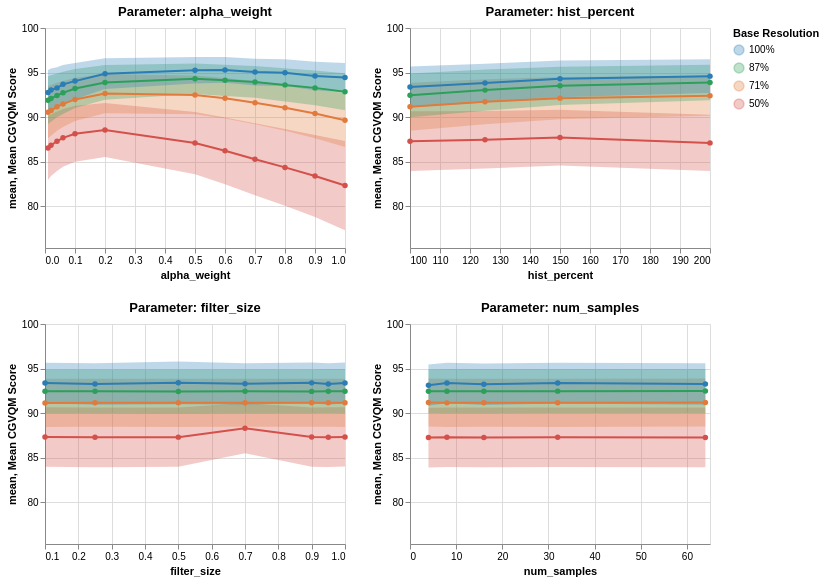

Notebook code for this chart:
### Code cell
agg = df.groupby(['parameter', 'resolution', 'value'])['score'].agg(['mean', 'std', 'count']).reset_index()
agg['ci95'] = 1.96 * (agg['std'] / np.sqrt(agg['count']))
agg['resolution'] = agg['resolution'].astype(str) + '%'

y_min = (agg['mean'] - agg['ci95']).min() - 2  # a little padding
y_max = 100
y_scale = alt.Scale(domain=[y_min, y_max])

cgvqm_labels = pd.DataFrame([
    {'score': 100, 'label': 'Imperceptible'},
    {'score': 75,  'label': 'Perceptible but not annoying'},
    {'score': 50,  'label': 'Slightly annoying'},
    {'score': 25,  'label': 'Annoying'},
    {'score': 0,   'label': 'Very annoying'},
])
cgvqm_labels = cgvqm_labels[cgvqm_labels['score'] >= y_min]

rule = alt.Chart(cgvqm_labels).mark_rule(strokeDash=[4, 4], opacity=0.4, color='gray').encode(
    y=alt.Y('score:Q', scale=y_scale)
)

label = alt.Chart(cgvqm_labels).mark_text(align='left', baseline='middle', dx=4, fontSize=9, color='gray').encode(
    y=alt.Y('score:Q', scale=y_scale),
    text='label:N'
)

charts = []
for param in PARAMS:
    sub = agg[agg['parameter'] == param]
    band = alt.Chart(sub).mark_errorband().encode(
        x='value:Q',
        y=alt.Y('mean:Q', scale=y_scale),
        yError='ci95:Q',
        color=alt.Color('resolution:N', title='Base Resolution', scale=color_scale, sort=res_order)    )
    line = alt.Chart(sub).mark_line(point=True).encode(
        x=alt.X('value:Q', title=param),
        y=alt.Y('mean:Q', title='Mean CGVQM Score', scale=y_scale),
        color=alt.Color('resolution:N', title='Base Resolution', scale=color_scale, sort=res_order),
        tooltip=['resolution', 'value', alt.Tooltip('mean:Q', format='.3f'), alt.Tooltip('ci95:Q', format='.3f')]
    )
    charts.append((band + line).properties(title=f'Parameter: {param}', width=300, height=220))

alt.vconcat(*[alt.hconcat(*charts[:2]), alt.hconcat(*charts[2:])]).resolve_scale(color='shared')

### Figure 1 — Vega-Lite specification as saved in the notebook (floating-point values rounded to 4 significant figures)
{"config": {"view": {"continuousWidth": 300, "continuousHeight": 300}}, "vconcat": [{"hconcat": [{"layer": [{"mark": {"type": "errorband"}, "encoding": {"color": {"field": "resolution", "scale": {"domain": ["100%", "87%", "71%", "50%"], "range": ["#2a7db5", "#2ca05a", "#e07b3d", "#d4504a"]}, "sort": ["100%", "87%", "71%", "50%"], "title": "Base Resolution", "type": "nominal"}, "x": {"field": "value", "type": "quantitative"}, "y": {"field": "mean", "scale": {"domain": [75.31, 100]}, "type": "quantitative"}, "yError": {"field": "ci95"}}}, {"mark": {"type": "line", "point": true}, "encoding": {"color": {"field": "resolution", "scale": {"domain": ["100%", "87%", "71%", "50%"], "range": ["#2a7db5", "#2ca05a", "#e07b3d", "#d4504a"]}, "sort": ["100%", "87%", "71%", "50%"], "title": "Base Resolution", "type": "nominal"}, "tooltip": [{"field": "resolution", "type": "nominal"}, {"field": "value", "type": "quantitative"}, {"field": "mean", "format": ".3f", "type": "quantitative"}, {"field": "ci95", "format": ".3f", "type": "quantitative"}], "x": {"field": "value", "title": "alpha_weight", "type": "quantitative"}, "y": {"field": "mean", "scale": {"domain": [75.31, 100]}, "title": "Mean CGVQM Score", "type": "quantitative"}}}], "data": {"name": "data-9e63e758a0d60ea74a9dec659bb7ec7d"}, "height": 220, "title": "Parameter: alpha_weight", "width": 300}, {"layer": [{"mark": {"type": "errorband"}, "encoding": {"color": {"field": "resolution", "scale": {"domain": ["100%", "87%", "71%", "50%"], "range": ["#2a7db5", "#2ca05a", "#e07b3d", "#d4504a"]}, "sort": ["100%", "87%", "71%", "50%"], "title": "Base Resolution", "type": "nominal"}, "x": {"field": "value", "type": "quantitative"}, "y": {"field": "mean", "scale": {"domain": [75.31, 100]}, "type": "quantitative"}, "yError": {"field": "ci95"}}}, {"mark": {"type": "line", "point": true}, "encoding": {"color": {"field": "resolution", "scale": {"domain": ["100%", "87%", "71%", "50%"], "range": ["#2a7db5", "#2ca05a", "#e07b3d", "#d4504a"]}, "sort": ["100%", "87%", "71%", "50%"], "title": "Base Resolution", "type": "nominal"}, "tooltip": [{"field": "resolution", "type": "nominal"}, {"field": "value", "type": "quantitative"}, {"field": "mean", "format": ".3f", "type": "quantitative"}, {"field": "ci95", "format": ".3f", "type": "quantitative"}], "x": {"field": "value", "title": "hist_percent", "type": "quantitative"}, "y": {"field": "mean", "scale": {"domain": [75.31, 100]}, "title": "Mean CGVQM Score", "type": "quantitative"}}}], "data": {"name": "data-53483b2169e867a1b773dcdc570130f2"}, "height": 220, "title": "Parameter: hist_percent", "width": 300}]}, {"hconcat": [{"layer": [{"mark": {"type": "errorband"}, "encoding": {"color": {"field": "resolution", "scale": {"domain": ["100%", "87%", "71%", "50%"], "range": ["#2a7db5", "#2ca05a", "#e07b3d", "#d4504a"]}, "sort": ["100%", "87%", "71%", "50%"], "title": "Base Resolution", "type": "nominal"}, "x": {"field": "value", "type": "quantitative"}, "y": {"field": "mean", "scale": {"domain": [75.31, 100]}, "type": "quantitative"}, "yError": {"field": "ci95"}}}, {"mark": {"type": "line", "point": true}, "encoding": {"color": {"field": "resolution", "scale": {"domain": ["100%", "87%", "71%", "50%"], "range": ["#2a7db5", "#2ca05a", "#e07b3d", "#d4504a"]}, "sort": ["100%", "87%", "71%", "50%"], "title": "Base Resolution", "type": "nominal"}, "tooltip": [{"field": "resolution", "type": "nominal"}, {"field": "value", "type": "quantitative"}, {"field": "mean", "format": ".3f", "type": "quantitative"}, {"field": "ci95", "format": ".3f", "type": "quantitative"}], "x": {"field": "value", "title": "filter_size", "type": "quantitative"}, "y": {"field": "mean", "scale": {"domain": [75.31, 100]}, "title": "Mean CGVQM Score", "type": "quantitative"}}}], "data": {"name": "data-806924afddcbe34604467715005d031e"}, "height": 220, "title": "Parameter: filter_size", "width": 300}, {"layer": [{"mark": {"type": "errorband"}, "encoding": {"color": {"field": "resolution", "scale": {"domain": ["100%", "87%", "71%", "50%"], "range": ["#2a7db5", "#2ca05a", "#e07b3d", "#d4504a"]}, "sort": ["100%", "87%", "71%", "50%"], "title": "Base Resolution", "type": "nominal"}, "x": {"field": "value", "type": "quantitative"}, "y": {"field": "mean", "scale": {"domain": [75.31, 100]}, "type": "quantitative"}, "yError": {"field": "ci95"}}}, {"mark": {"type": "line", "point": true}, "encoding": {"color": {"field": "resolution", "scale": {"domain": ["100%", "87%", "71%", "50%"], "range": ["#2a7db5", "#2ca05a", "#e07b3d", "#d4504a"]}, "sort": ["100%", "87%", "71%", "50%"], "title": "Base Resolution", "type": "nominal"}, "tooltip": [{"field": "resolution", "type": "nominal"}, {"field": "value", "type": "quantitative"}, {"field": "mean", "format": ".3f", "type": "quantitative"}, {"field": "ci95", "format": ".3f", "type": "quantitative"}], "x": {"field": "value", "title": "num_samples", "type": "quantitative"}, "y": {"field": "mean", "scale": {"domain": [75.31, 100]}, "title": "Mean CGVQM Score", "type": "quantitative"}}}], "data": {"name": "data-4150e2caa9dc0bad4bb43c885d410857"}, "height": 220, "title": "Parameter: num_samples", "width": 300}]}], "resolve": {"scale": {"color": "shared"}}, "$schema": "https://vega.github.io/schema/vega-lite/v6.1.0.json", "datasets": {"data-9e63e758a0d60ea74a9dec659bb7ec7d": [{"parameter": "alpha_weight", "resolution": "50%", "value": 0.01, "mean": 86.55, "std": 8.401, "count": 21, "ci95": 3.593}, {"parameter": "alpha_weight", "resolution": "50%", "value": 0.02, "mean": 86.85, "std": 8.116, "count": 21, "ci95": 3.471}, {"parameter": "alpha_weight", "resolution": "50%", "value": 0.04, "mean": 87.29, "std": 7.832, "count": 21, "ci95": 3.35}, {"parameter": "alpha_weight", "resolution": "50%", "value": 0.06, "mean": 87.67, "std": 7.569, "count": 21, "ci95": 3.237}, {"parameter": "alpha_weight", "resolution": "50%", "value": 0.1, "mean": 88.13, "std": 7.324, "count": 21, "ci95": 3.133}, {"parameter": "alpha_weight", "resolution": "50%", "value": 0.2, "mean": 88.55, "std": 7.098, "count": 21, "ci95": 3.036}, {"parameter": "alpha_weight", "resolution": "50%", "value": 0.5, "mean": 87.09, "std": 8.154, "count": 21, "ci95": 3.488}, {"parameter": "alpha_weight", "resolution": "50%", "value": 0.6, "mean": 86.22, "std": 8.762, "count": 21, "ci95": 3.748}, {"parameter": "alpha_weight", "resolution": "50%", "value": 0.7, "mean": 85.28, "std": 9.454, "count": 21, "ci95": 4.044}, {"parameter": "alpha_weight", "resolution": "50%", "value": 0.8, "mean": 84.36, "std": 10.09, "count": 21, "ci95": 4.314}, {"parameter": "alpha_weight", "resolution": "50%", "value": 0.9, "mean": 83.39, "std": 10.78, "count": 21, "ci95": 4.609}, {"parameter": "alpha_weight", "resolution": "50%", "value": 1.0, "mean": 82.32, "std": 11.71, "count": 21, "ci95": 5.007}, {"parameter": "alpha_weight", "resolution": "71%", "value": 0.01, "mean": 90.56, "std": 6.851, "count": 21, "ci95": 2.93}, {"parameter": "alpha_weight", "resolution": "71%", "value": 0.02, "mean": 90.76, "std": 6.656, "count": 21, "ci95": 2.847}, {"parameter": "alpha_weight", "resolution": "71%", "value": 0.04, "mean": 91.16, "std": 6.314, "count": 21, "ci95": 2.7}, {"parameter": "alpha_weight", "resolution": "71%", "value": 0.06, "mean": 91.48, "std": 6.052, "count": 21, "ci95": 2.589}, {"parameter": "alpha_weight", "resolution": "71%", "value": 0.1, "mean": 91.98, "std": 5.661, "count": 21, "ci95": 2.421}, {"parameter": "alpha_weight", "resolution": "71%", "value": 0.2, "mean": 92.64, "std": 5.142, "count": 21, "ci95": 2.199}, {"parameter": "alpha_weight", "resolution": "71%", "value": 0.5, "mean": 92.49, "std": 5.091, "count": 21, "ci95": 2.177}, {"parameter": "alpha_weight", "resolution": "71%", "value": 0.6, "mean": 92.11, "std": 5.323, "count": 21, "ci95": 2.277}, {"parameter": "alpha_weight", "resolution": "71%", "value": 0.7, "mean": 91.62, "std": 5.646, "count": 21, "ci95": 2.415}, {"parameter": "alpha_weight", "resolution": "71%", "value": 0.8, "mean": 91.06, "std": 6.019, "count": 21, "ci95": 2.574}, {"parameter": "alpha_weight", "resolution": "71%", "value": 0.9, "mean": 90.4, "std": 6.486, "count": 21, "ci95": 2.774}, {"parameter": "alpha_weight", "resolution": "71%", "value": 1.0, "mean": 89.65, "std": 7.041, "count": 21, "ci95": 3.012}, {"parameter": "alpha_weight", "resolution": "87%", "value": 0.01, "mean": 91.9, "std": 6.27, "count": 21, "ci95": 2.682}, {"parameter": "alpha_weight", "resolution": "87%", "value": 0.02, "mean": 92.09, "std": 6.11, "count": 21, "ci95": 2.613}, {"parameter": "alpha_weight", "resolution": "87%", "value": 0.04, "mean": 92.43, "std": 5.748, "count": 21, "ci95": 2.458}, {"parameter": "alpha_weight", "resolution": "87%", "value": 0.06, "mean": 92.72, "std": 5.528, "count": 21, "ci95": 2.364}, {"parameter": "alpha_weight", "resolution": "87%", "value": 0.1, "mean": 93.21, "std": 5.092, "count": 21, "ci95": 2.178}, {"parameter": "alpha_weight", "resolution": "87%", "value": 0.2, "mean": 93.9, "std": 4.563, "count": 21, "ci95": 1.952}, {"parameter": "alpha_weight", "resolution": "87%", "value": 0.5, "mean": 94.31, "std": 4.019, "count": 21, "ci95": 1.719}, {"parameter": "alpha_weight", "resolution": "87%", "value": 0.6, "mean": 94.13, "std": 4.103, "count": 21, "ci95": 1.755}, {"parameter": "alpha_weight", "resolution": "87%", "value": 0.7, "mean": 93.94, "std": 4.166, "count": 21, "ci95": 1.782}, {"parameter": "alpha_weight", "resolution": "87%", "value": 0.8, "mean": 93.62, "std": 4.382, "count": 21, "ci95": 1.874}, {"parameter": "alpha_weight", "resolution": "87%", "value": 0.9, "mean": 93.28, "std": 4.561, "count": 21, "ci95": 1.951}, {"parameter": "alpha_weight", "resolution": "87%", "value": 1.0, "mean": 92.85, "std": 4.851, "count": 21, "ci95": 2.075}, {"parameter": "alpha_weight", "resolution": "100%", "value": 0.01, "mean": 92.75, "std": 5.954, "count": 21, "ci95": 2.547}, {"parameter": "alpha_weight", "resolution": "100%", "value": 0.02, "mean": 93.04, "std": 5.67, "count": 21, "ci95": 2.425}, {"parameter": "alpha_weight", "resolution": "100%", "value": 0.04, "mean": 93.28, "std": 5.425, "count": 21, "ci95": 2.32}, {"parameter": "alpha_weight", "resolution": "100%", "value": 0.06, "mean": 93.68, "std": 5.06, "count": 21, "ci95": 2.164}, {"parameter": "alpha_weight", "resolution": "100%", "value": 0.1, "mean": 94.04, "std": 4.748, "count": 21, "ci95": 2.031}, {"parameter": "alpha_weight", "resolution": "100%", "value": 0.2, "mean": 94.87, "std": 4.032, "count": 21, "ci95": 1.725}, {"parameter": "alpha_weight", "resolution": "100%", "value": 0.5, "mean": 95.26, "std": 3.471, "count": 21, "ci95": 1.485}, {"parameter": "alpha_weight", "resolution": "100%", "value": 0.6, "mean": 95.3, "std": 3.373, "count": 21, "ci95": 1.443}, {"parameter": "alpha_weight", "resolution": "100%", "value": 0.7, "mean": 95.06, "std": 3.5, "count": 21, "ci95": 1.497}, {"parameter": "alpha_weight", "resolution": "100%", "value": 0.8, "mean": 94.99, "std": 3.527, "count": 21, "ci95": 1.509}, {"parameter": "alpha_weight", "resolution": "100%", "value": 0.9, "mean": 94.62, "std": 3.74, "count": 21, "ci95": 1.599}, {"parameter": "alpha_weight", "resolution": "100%", "value": 1.0, "mean": 94.44, "std": 3.85, "count": 21, "ci95": 1.647}], "data-53483b2169e867a1b773dcdc570130f2": [{"parameter": "hist_percent", "resolution": "50%", "value": 100.0, "mean": 87.3, "std": 7.835, "count": 21, "ci95": 3.351}, {"parameter": "hist_percent", "resolution": "50%", "value": 125.0, "mean": 87.46, "std": 7.541, "count": 21, "ci95": 3.225}, {"parameter": "hist_percent", "resolution": "50%", "value": 150.0, "mean": 87.7, "std": 7.322, "count": 21, "ci95": 3.132}, {"parameter": "hist_percent", "resolution": "50%", "value": 200.0, "mean": 87.11, "std": 7.39, "count": 21, "ci95": 3.161}, {"parameter": "hist_percent", "resolution": "71%", "value": 100.0, "mean": 91.16, "std": 6.304, "count": 21, "ci95": 2.696}, {"parameter": "hist_percent", "resolution": "71%", "value": 125.0, "mean": 91.72, "std": 5.889, "count": 21, "ci95": 2.519}, {"parameter": "hist_percent", "resolution": "71%", "value": 150.0, "mean": 92.13, "std": 5.566, "count": 21, "ci95": 2.38}, {"parameter": "hist_percent", "resolution": "71%", "value": 200.0, "mean": 92.4, "std": 5.225, "count": 21, "ci95": 2.235}, {"parameter": "hist_percent", "resolution": "87%", "value": 100.0, "mean": 92.45, "std": 5.737, "count": 21, "ci95": 2.454}, {"parameter": "hist_percent", "resolution": "87%", "value": 125.0, "mean": 93.03, "std": 5.387, "count": 21, "ci95": 2.304}, {"parameter": "hist_percent", "resolution": "87%", "value": 150.0, "mean": 93.51, "std": 5.014, "count": 21, "ci95": 2.145}, {"parameter": "hist_percent", "resolution": "87%", "value": 200.0, "mean": 93.89, "std": 4.639, "count": 21, "ci95": 1.984}, {"parameter": "hist_percent", "resolution": "100%", "value": 100.0, "mean": 93.39, "std": 5.332, "count": 21, "ci95": 2.28}, {"parameter": "hist_percent", "resolution": "100%", "value": 125.0, "mean": 93.82, "std": 5.086, "count": 21, "ci95": 2.175}, {"parameter": "hist_percent", "resolution": "100%", "value": 150.0, "mean": 94.29, "std": 4.695, "count": 20, "ci95": 2.058}, {"parameter": "hist_percent", "resolution": "100%", "value": 200.0, "mean": 94.6, "std": 4.321, "count": 20, "ci95": 1.894}], "data-806924afddcbe34604467715005d031e": [{"parameter": "filter_size", "resolution": "50%", "value": 0.1, "mean": 87.31, "std": 7.803, "count": 21, "ci95": 3.337}, {"parameter": "filter_size", "resolution": "50%", "value": 0.25, "mean": 87.28, "std": 7.843, "count": 21, "ci95": 3.355}, {"parameter": "filter_size", "resolution": "50%", "value": 0.5, "mean": 87.31, "std": 7.803, "count": 21, "ci95": 3.337}, {"parameter": "filter_size", "resolution": "50%", "value": 0.7, "mean": 88.31, "std": 6.434, "count": 20, "ci95": 2.82}, {"parameter": "filter_size", "resolution": "50%", "value": 0.9, "mean": 87.31, "std": 7.786, "count": 21, "ci95": 3.33}, {"parameter": "filter_size", "resolution": "50%", "value": 0.95, "mean": 87.3, "std": 7.828, "count": 21, "ci95": 3.348}, {"parameter": "filter_size", "resolution": "50%", "value": 1.0, "mean": 87.32, "std": 7.779, "count": 21, "ci95": 3.327}, {"parameter": "filter_size", "resolution": "71%", "value": 0.1, "mean": 91.14, "std": 6.325, "count": 21, "ci95": 2.705}, {"parameter": "filter_size", "resolution": "71%", "value": 0.25, "mean": 91.16, "std": 6.295, "count": 21, "ci95": 2.693}, {"parameter": "filter_size", "resolution": "71%", "value": 0.5, "mean": 91.16, "std": 6.316, "count": 21, "ci95": 2.701}, {"parameter": "filter_size", "resolution": "71%", "value": 0.7, "mean": 91.16, "std": 6.299, "count": 21, "ci95": 2.694}, {"parameter": "filter_size", "resolution": "71%", "value": 0.9, "mean": 91.16, "std": 6.306, "count": 21, "ci95": 2.697}, {"parameter": "filter_size", "resolution": "71%", "value": 0.95, "mean": 91.17, "std": 6.289, "count": 21, "ci95": 2.69}, {"parameter": "filter_size", "resolution": "71%", "value": 1.0, "mean": 91.15, "std": 6.31, "count": 21, "ci95": 2.699}, {"parameter": "filter_size", "resolution": "87%", "value": 0.1, "mean": 92.44, "std": 5.762, "count": 21, "ci95": 2.464}, {"parameter": "filter_size", "resolution": "87%", "value": 0.25, "mean": 92.45, "std": 5.741, "count": 21, "ci95": 2.455}, {"parameter": "filter_size", "resolution": "87%", "value": 0.5, "mean": 92.43, "std": 5.765, "count": 21, "ci95": 2.466}, {"parameter": "filter_size", "resolution": "87%", "value": 0.7, "mean": 92.44, "std": 5.736, "count": 21, "ci95": 2.453}, {"parameter": "filter_size", "resolution": "87%", "value": 0.9, "mean": 92.44, "std": 5.769, "count": 21, "ci95": 2.467}, {"parameter": "filter_size", "resolution": "87%", "value": 0.95, "mean": 92.46, "std": 5.732, "count": 21, "ci95": 2.452}, {"parameter": "filter_size", "resolution": "87%", "value": 1.0, "mean": 92.44, "std": 5.78, "count": 21, "ci95": 2.472}, {"parameter": "filter_size", "resolution": "100%", "value": 0.1, "mean": 93.38, "std": 5.335, "count": 21, "ci95": 2.282}, {"parameter": "filter_size", "resolution": "100%", "value": 0.25, "mean": 93.27, "std": 5.43, "count": 21, "ci95": 2.322}, {"parameter": "filter_size", "resolution": "100%", "value": 0.5, "mean": 93.4, "std": 5.467, "count": 20, "ci95": 2.396}, {"parameter": "filter_size", "resolution": "100%", "value": 0.7, "mean": 93.28, "std": 5.412, "count": 21, "ci95": 2.315}, {"parameter": "filter_size", "resolution": "100%", "value": 0.9, "mean": 93.39, "std": 5.332, "count": 21, "ci95": 2.28}, {"parameter": "filter_size", "resolution": "100%", "value": 0.95, "mean": 93.26, "std": 5.43, "count": 21, "ci95": 2.322}, {"parameter": "filter_size", "resolution": "100%", "value": 1.0, "mean": 93.39, "std": 5.334, "count": 21, "ci95": 2.281}], "data-4150e2caa9dc0bad4bb43c885d410857": [{"parameter": "num_samples", "resolution": "50%", "value": 4.0, "mean": 87.25, "std": 7.831, "count": 21, "ci95": 3.349}, {"parameter": "num_samples", "resolution": "50%", "value": 8.0, "mean": 87.3, "std": 7.8, "count": 21, "ci95": 3.336}, {"parameter": "num_samples", "resolution": "50%", "value": 16.0, "mean": 87.27, "std": 7.854, "count": 21, "ci95": 3.359}, {"parameter": "num_samples", "resolution": "50%", "value": 32.0, "mean": 87.3, "std": 7.795, "count": 21, "ci95": 3.334}, {"parameter": "num_samples", "resolution": "50%", "value": 64.0, "mean": 87.28, "std": 7.844, "count": 21, "ci95": 3.355}, {"parameter": "num_samples", "resolution": "71%", "value": 4.0, "mean": 91.19, "std": 6.298, "count": 21, "ci95": 2.694}, {"parameter": "num_samples", "resolution": "71%", "value": 8.0, "mean": 91.15, "std": 6.316, "count": 21, "ci95": 2.701}, {"parameter": "num_samples", "resolution": "71%", "value": 16.0, "mean": 91.17, "std": 6.304, "count": 21, "ci95": 2.696}, {"parameter": "num_samples", "resolution": "71%", "value": 32.0, "mean": 91.16, "std": 6.328, "count": 21, "ci95": 2.706}, {"parameter": "num_samples", "resolution": "71%", "value": 64.0, "mean": 91.19, "std": 6.294, "count": 21, "ci95": 2.692}, {"parameter": "num_samples", "resolution": "87%", "value": 4.0, "mean": 92.45, "std": 5.732, "count": 21, "ci95": 2.452}, {"parameter": "num_samples", "resolution": "87%", "value": 8.0, "mean": 92.45, "std": 5.759, "count": 21, "ci95": 2.463}, {"parameter": "num_samples", "resolution": "87%", "value": 16.0, "mean": 92.45, "std": 5.752, "count": 21, "ci95": 2.46}, {"parameter": "num_samples", "resolution": "87%", "value": 32.0, "mean": 92.47, "std": 5.767, "count": 21, "ci95": 2.467}, {"parameter": "num_samples", "resolution": "87%", "value": 64.0, "mean": 92.48, "std": 5.742, "count": 21, "ci95": 2.456}, {"parameter": "num_samples", "resolution": "100%", "value": 4.0, "mean": 93.14, "std": 5.418, "count": 21, "ci95": 2.317}, {"parameter": "num_samples", "resolution": "100%", "value": 8.0, "mean": 93.38, "std": 5.336, "count": 21, "ci95": 2.282}, {"parameter": "num_samples", "resolution": "100%", "value": 16.0, "mean": 93.23, "std": 5.441, "count": 21, "ci95": 2.327}, {"parameter": "num_samples", "resolution": "100%", "value": 32.0, "mean": 93.37, "std": 5.358, "count": 21, "ci95": 2.292}, {"parameter": "num_samples", "resolution": "100%", "value": 64.0, "mean": 93.27, "std": 5.46, "count": 21, "ci95": 2.335}]}}
